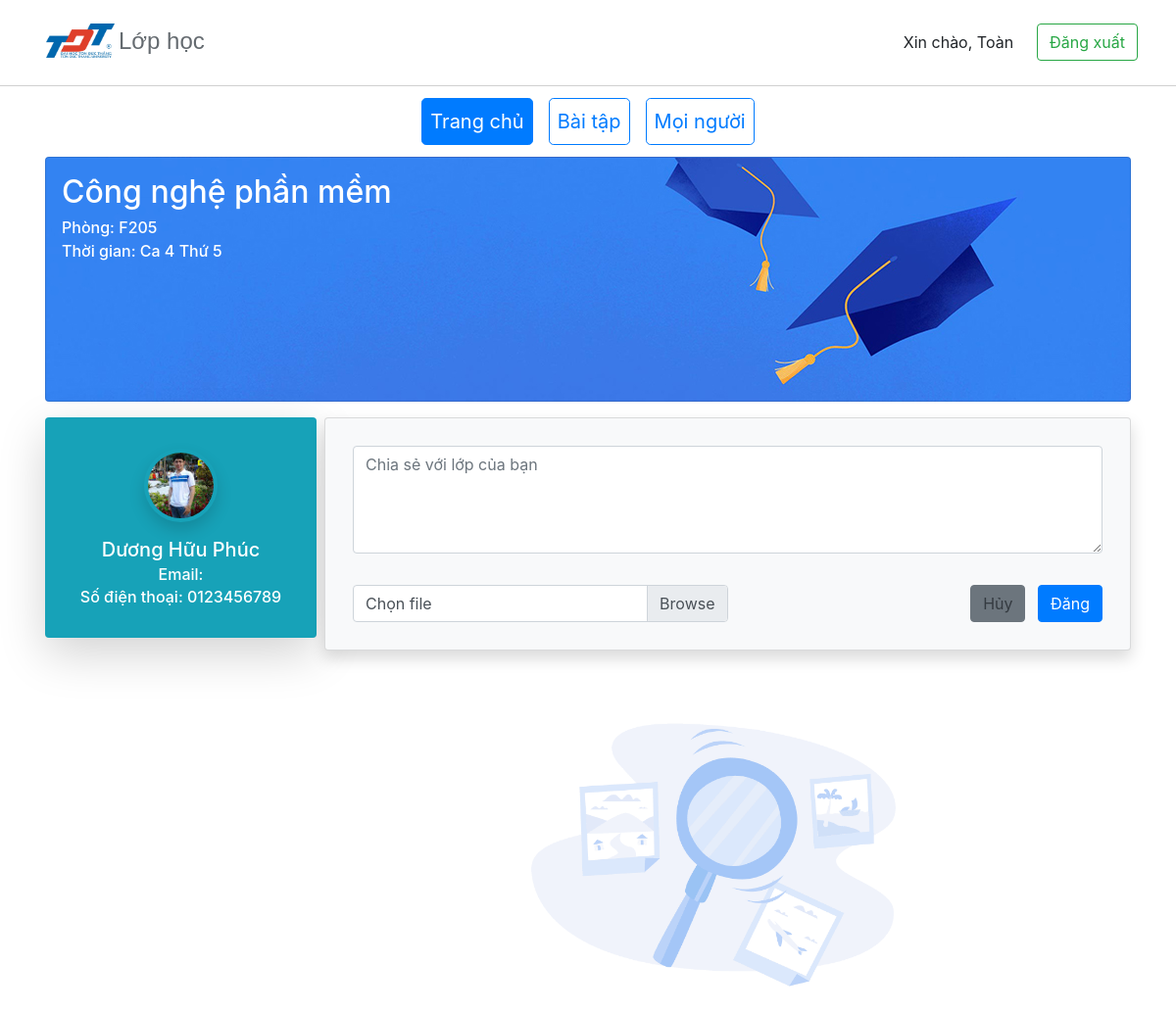
/Classroom/Home/8x50qDvjya (signed in), run on the app's committed database.
### tables this page shows
CREATE TABLE `class` (
  `id` varchar(100) NOT NULL,
  `classname` varchar(100) NOT NULL,
  `subject` varchar(1000) NOT NULL,
  `time` varchar(100) NOT NULL,
  `day` varchar(20) NOT NULL,
  `room` varchar(20) NOT NULL
);

CREATE TABLE `user` (
  `id` int(10) NOT NULL,
  `firstName` varchar(100) NOT NULL,
  `lastName` varchar(100) NOT NULL,
  `userName` varchar(50) NOT NULL,
  `avatar` varchar(50) NOT NULL,
  `password` varchar(100) NOT NULL,
  `birthday` varchar(20) NOT NULL,
  `email` varchar(100) NOT NULL,
  `phoneNumber` varchar(10) NOT NULL
);

### mvc/controllers/Classroom.php (called while the page is built, shortened)
<?php
class Classroom extends Controller{
    function Home($id) {
        $classModel = $this->model("ClassModel");
        $postModel = $this->model("PostModel");
        $userModel = $this->model("UserModel");
        $user = $userModel->getUserById($_SESSION["loggedIn"]);
        $post = $postModel->getAllPost($id);
        $data = $classModel->getClassById($id);
        $class = $data->fetch_assoc();
        $r = $user->fetch_assoc();
        $name = $r["firstName"];
        $this->view("ClassView", [
            "NewPostView" => "NewPost",
            "TeacherProfile" => "Profile",
            "PostView" => "Post",
            "ClassDetail" => $class,
            "PostList" => $post,
            "UserName" => $name
        ]);
    }
}
?>

### mvc/core/App.php (called while the page is built, shortened)
<?php
class App{
    protected $action="Error";
    protected $params=[];
    function __construct(){
        $url = $this->UrlProcess();
        if (isset($url[0])) {
            if(file_exists("./mvc/controllers/".$url[0].".php")){
                unset($url[0]);
            }
        }
        $this->controller = new $this->controller;
        if(isset($url[1])){
            if( method_exists( $this->controller , $url[1]) ){
                $this->action = $url[1];
            } else {
                require_once "./mvc/controllers/Home.php";
                call_user_func_array([new Home(), "Error"], $this->params );
                exit();
            }
            unset($url[1]);
        } else {
            require_once "./mvc/controllers/Home.php";
            call_user_func_array([new Home(), "Error"], $this->params );
            exit();
        }
        $this->params = $url?array_values($url):[];
        call_user_func_array([$this->controller, $this->action], $this->params );
    }
    function UrlProcess(){
        if(isset($_GET["url"]) ){
            return explode("/", filter_var(trim($_GET["url"], "/")));
        }
    }
}
?>

### index.php (called while the page is built, shortened)
<?php
$myApp = new App();
?>

### mvc/core/DB.php (called while the page is built, shortened)
<?php
class DB{
    protected $servername = "localhost";
    protected $username = "root";
    protected $password = "";
    protected $dbname = "classroom";
    function  __construct()
    {
        $this->con = new mysqli($this->servername, $this->username, $this->password, $this->dbname);
    }
}
?>

### mvc/models/ClassModel.php (called while the page is built, shortened)
<?php
class ClassModel extends DB {
    public function getClassById($id) {
        $query = "SELECT `class`.`id`, `class`.`classname`, `class`.`day`, `user`.`firstName`, `user`.`lastName`, `user`.`email`, `user`.`avatar`, `user`.`phoneNumber`, subject, room, time, day
                  FROM `class`, `user`, `teacherteachclass`
                  WHERE `teacherteachclass`.`id_class` = `class`.`id` and `teacherteachclass`.`id_teacher` = `user`.`id` and `class`.`id` = ?";
        $stm = $this->con->prepare($query);
        $stm->bind_param('s', $id);
        $stm->execute();
        $result = $stm->get_result();
        if ($result->num_rows > 0) {
            return $result;
        }
        return false;
    }
}
?>

### mvc/views/ClassView.php (the view, shortened to what this page needs)
<?php
$url = explode("/", filter_var(trim($_GET["url"], "/")));
$tagActive = $url[1];
$level = count($url);
$root = "";
while ($level > 1) {
    $root = $root . "../";
    $level--;
}
?>
<!doctype html>
<html lang="en">
<head>
    <link rel="stylesheet" href="https://stackpath.bootstrapcdn.com/bootstrap/4.5.2/css/bootstrap.min.css">
    <link rel="stylesheet" href="<?= $root ?>public/style.css">
</head>
<body>
<?php
$classDetail = $data["ClassDetail"];
?>
<div class="header my-header mt-4">
    <div class="d-flex flex-row px-4">
        <div class="mr-auto col-md-5">
            <div class="icon d-flex flex-row">
                <a href="<?= $root . "Home/Listclass" ?>" class="text-decoration-none banner ml-2 d-flex flex-row align-items-start">
                    <img src="<?= $root . "public/imgs/logo.png" ?>" class="logo-img">
                    <span class="classroom ml-1 logo-text text-truncate d-none d-sm-block">Lớp học</span>
                </a>
            </div>
        </div>
        <div class="col-md-5">
            <div class="d-flex flex-row-reverse align-items-center">
                <span class="text-right ml-2">
                        <a href="<?= $root ?>Account/Logout" class="btn btn-outline-success text-truncate" role="button">Đăng xuất</a>
                </span>
                <div class="text-right ml-2 px-3 d-none text-truncate d-md-block">
                    Xin chào, <?= $data["UserName"] ?>
                </div>
            </div>
        </div>
    </div>
</div>
<div>
    <div class="d-flex justify-content-center p-1 mt-2">
        <a href="<?= $root ."Classroom/Home/" . $classDetail["id"] ?>" class="btn btn-outline-primary btn-lg <?= strcasecmp($tagActive, "Home") == 0 ? "active" : "" ?> p-2" role="button" aria-pressed="true">Trang chủ</a>
        <a href="<?= $root . "Classroom/Assignment/" . $classDetail["id"] ?>" class="btn btn-outline-primary btn-lg p-2 ml-3 <?= strcasecmp($tagActive, "Assignment") == 0 ? "active" : "" ?>" role="button" aria-pressed="true">Bài tập</a>
        <a href="<?= $root . "Classroom/People/" . $classDetail["id"] ?>" class="btn btn-outline-primary btn-lg p-2 ml-3 <?= strcasecmp($tagActive, "People") == 0 ? "active" : "" ?>" role="button" aria-pressed="true">Mọi người</a>
    </div>
</div>
<div class="container mt-2 p-0 px-md-3 px-sm-3 px-1">
    <div alt="#" class="card bg text-white p-3">
        <h2><?= $classDetail["subject"] ?></h2>
        <h6 class="mb-1"> Phòng: <?= $classDetail["room"] ?></h6>
        <h6 class="mb-1"> Thời gian: <?= $classDetail["time"] . " " . $classDetail["day"] ?></h6>
    </div>
</div>
<div class="container ">
    <div class="row mt-3 px-md-3 px-sm-3 px-1">
        <?php isset($data["TeacherProfile"]) ? require_once "./mvc/views/pages/TeacherProfile.php" : "" ?>
        <div class="col-lg-9 col-md-12 pl-lg-2 pr-lg-0 px-0 h-75">
            <?php isset($data["NewPostView"]) ? require_once "./mvc/views/pages/NewPost.php" : "" ?>
            <?php isset($data["PostView"]) ? require_once "./mvc/views/pages/Post.php" : "" ?>
        </div>
    </div>
</div>
</body>
</html>

### mvc/views/pages/TeacherProfile.php
<?php
$level = count(explode("/", filter_var(trim($_GET["url"], "/"))));
$root = "";
while ($level > 1) {
    $root = $root . "../";
    $level--;
}
?>
<div class="col-lg-3 col-md-12 shadow-lg p-3 mb-3 bg-info rounded h-100 text-white text-center">
    <div><img class="rounded-circle shadow p-1 my-3" src="<?= $root . $classDetail["avatar"] ?>" width="75px" height="75px"></div>
    <h5 class="mb-1"><?= $classDetail["lastName"] . " " . $classDetail["firstName"] ?></h5>
    <h6 class="mb-1">Email: <?= $classDetail["email"] ?></h6>
    <h6 class="mb-3">Số điện thoại: <?= $classDetail["phoneNumber"] ?></h6>
</div>

### public/style.css (style rules this page uses)
html, body { margin: 0; padding: 0; height: 100%; }
body { overflow-x: hidden; }
.my-header { height: 64px; border-bottom: 1px solid #d0d0d0; }
.banner { height: 40px; }
.my-header { height: 64px; border-block-end: 1px solid #d0d0d0; }
.logo-img { width: 70px; height: 35px; }
.logo-text { color: dimgrey; font-size: 24px; }
* { box-sizing: border-box; }
.bg { background-image: url("../public/imgs/img_graduation.jpg"); height: 250px; max-width: 100%; padding: 0px; }
.classroom { font-family: Arial, Helvetica, sans-serif; color: #656b70 }

### data on the page
class: subject "Công nghệ phần mềm", room "F205", time "Ca 4", day "Thứ 5", user.avatar (picture), user.lastName "Dương Hữu", user.firstName "Phúc", user.phoneNumber "0123456789"

### other printed values
$data["UserName"] "Toàn"
